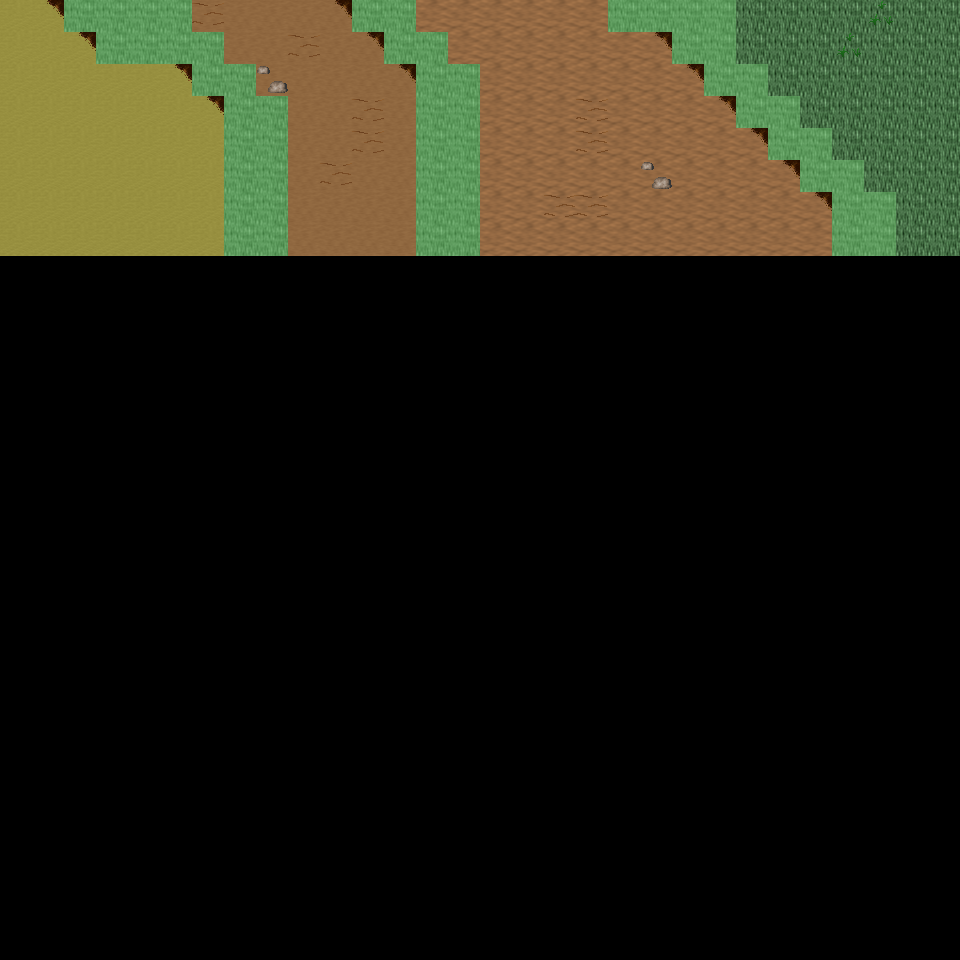

Below is a game level as drawn by its tile map, then a one-line description and the .tmx that defines it (tile-layer data replaced by summaries):
An orthogonal 30x30 tile map with 32x32 px tiles, 6 tile layers (Ground, Object, Object2, Above, ...), 24 tilesets and 6 objects (6x mapExit).

<map version="1.0" orientation="orthogonal" renderorder="right-down" width="30" height="30" tilewidth="32" tileheight="32" nextobjectid="7">
  <tileset firstgid="1" name="tileset_ground_ground" tilewidth="32" tileheight="32" tilecount="33" columns="3">
    <image source="../drawable/tileset_ground_ground.png" width="96" height="352" />
  </tileset>
  <tileset firstgid="34" name="tileset_ground_ridge_earth_dark" tilewidth="32" tileheight="32" tilecount="96" columns="12">
    <image source="../drawable/tileset_ground_ridge_earth_dark.png" width="384" height="256" />
  </tileset>
  <tileset firstgid="130" name="tileset_plant_grasses" tilewidth="32" tileheight="32" tilecount="6" columns="3">
    <image source="../drawable/tileset_plant_grasses.png" width="96" height="64" />
  </tileset>
  <tileset firstgid="136" name="tileset_ground_grass_edges" tilewidth="32" tileheight="32" tilecount="36" columns="12">
    <image source="../drawable/tileset_ground_grass_edges.png" width="384" height="96" />
  </tileset>
  <tileset firstgid="172" name="tileset_ground_rock_pebbles" tilewidth="32" tileheight="32" tilecount="3" columns="1">
    <image source="../drawable/tileset_ground_rock_pebbles.png" width="32" height="96" />
  </tileset>
  <tileset firstgid="175" name="tileset_plant_flower_daisy_blue" tilewidth="32" tileheight="32" tilecount="8" columns="2">
    <image source="../drawable/tileset_plant_flower_daisy_blue.png" width="64" height="128" />
  </tileset>
  <tileset firstgid="183" name="tileset_plant_flower_daisy_white" tilewidth="32" tileheight="32" tilecount="8" columns="2">
    <image source="../drawable/tileset_plant_flower_daisy_white.png" width="64" height="128" />
  </tileset>
  <tileset firstgid="191" name="tileset_ground_cobbled_paving" tilewidth="32" tileheight="32" tilecount="1" columns="1">
    <image source="../drawable/tileset_ground_cobbled_paving.png" width="32" height="32" />
  </tileset>
  <tileset firstgid="192" name="tileset_item_pot_dark_barrel" tilewidth="32" tileheight="32" tilecount="2" columns="1">
    <image source="../drawable/tileset_item_pot_dark_barrel.png" width="32" height="64" />
  </tileset>
  <tileset firstgid="194" name="tileset_item_statue_green_stone" tilewidth="32" tileheight="32" tilecount="12" columns="4">
    <image source="../drawable/tileset_item_statue_green_stone.png" width="128" height="96" />
  </tileset>
  <tileset firstgid="206" name="tileset_logic_creature_orc" tilewidth="32" tileheight="32" tilecount="6" columns="6">
    <image source="../drawable/tileset_logic_creature_orc.png" width="192" height="32" />
  </tileset>
  <tileset firstgid="212" name="tileset_logic_creature_gnome" tilewidth="32" tileheight="32" tilecount="6" columns="6">
    <image source="../drawable/tileset_logic_creature_gnome.png" width="192" height="32" />
  </tileset>
  <tileset firstgid="218" name="tileset_logic_creature_animal" tilewidth="32" tileheight="32" tilecount="32" columns="8">
    <image source="../drawable/tileset_logic_creature_animal.png" width="256" height="128" />
  </tileset>
  <tileset firstgid="250" name="tileset_logic_item_sign" tilewidth="32" tileheight="32" tilecount="1" columns="1">
    <image source="../drawable/tileset_logic_item_sign.png" width="32" height="32" />
  </tileset>
  <tileset firstgid="251" name="tileset_logic_collision" tilewidth="32" tileheight="32" tilecount="1" columns="1">
    <image source="../drawable/tileset_logic_collision.png" width="32" height="32" />
  </tileset>
  <tileset firstgid="252" name="tileset_logic_portal" tilewidth="32" tileheight="32" tilecount="24" columns="8">
    <image source="../drawable/tileset_logic_portal.png" width="256" height="96" />
  </tileset>
  <tileset firstgid="276" name="tileset_ground_pothole" tilewidth="32" tileheight="32" tilecount="4" columns="4">
    <image source="../drawable/tileset_ground_pothole.png" width="128" height="32" />
  </tileset>
  <tileset firstgid="280" name="tileset_object_suspension_bridge" tilewidth="32" tileheight="32" tilecount="24" columns="3">
    <image source="../drawable/tileset_object_suspension_bridge.png" width="96" height="256" />
  </tileset>
  <tileset firstgid="304" name="tileset_item_corpse_huge_animal" tilewidth="32" tileheight="32" tilecount="16" columns="2">
    <image source="../drawable/tileset_item_corpse_huge_animal.png" width="64" height="256" />
  </tileset>
  <tileset firstgid="320" name="tileset_ground_green_paving" tilewidth="32" tileheight="32" tilecount="18" columns="3">
    <image source="../drawable/tileset_ground_green_paving.png" width="96" height="192" />
  </tileset>
  <tileset firstgid="338" name="tileset_logic_protection" tilewidth="32" tileheight="32" tilecount="2" columns="2">
    <image source="../drawable/tileset_logic_protection.png" width="64" height="32" />
  </tileset>
  <tileset firstgid="340" name="tileset_building_chimney_smoke" tilewidth="32" tileheight="32" tilecount="40" columns="4">
    <image source="../drawable/tileset_building_chimney_smoke.png" width="128" height="320" />
  </tileset>
  <tileset firstgid="380" name="tileset_building_huts" tilewidth="32" tileheight="32" tilecount="338" columns="26">
    <image source="../drawable/tileset_building_huts.png" width="832" height="416" />
  </tileset>
  <tileset firstgid="718" name="tileset_light_door_light" tilewidth="32" tileheight="32" tilecount="12" columns="3">
    <image source="../drawable/tileset_light_door_light.png" width="96" height="128" />
  </tileset>
  <layer name="Ground" width="30" height="30">
    <data>[900 cells, 240 non-empty, 4 distinct tile ids]</data>
  </layer>
  <layer name="Object" width="30" height="30">
    <data>[900 cells, 78 non-empty, 11 distinct tile ids]</data>
  </layer>
  <layer name="Object2" width="30" height="30">
    <data>[900 cells, 4 non-empty, 2 distinct tile ids]</data>
  </layer>
  <layer name="Above" width="30" height="30">
    <data>[900 cells, 0 non-empty, 0 distinct tile ids]</data>
  </layer>
  <layer name="Above2" width="30" height="30">
    <data>[900 cells, 0 non-empty, 0 distinct tile ids]</data>
  </layer>
  <layer name="Walkable" width="30" height="30">
    <data>[900 cells, 54 non-empty, 1 distinct tile ids]</data>
  </layer>
  <objectgroup name="MapEvents">
    <object id="1" name="north" type="mapExit" x="0" y="0" width="64" height="32">
      <properties>
        <property name="map" value="level_0_x188_y28" />
        <property name="x" value="0" />
        <property name="y" value="28" />
      </properties>
    </object>
    <object id="2" name="north2" type="mapExit" x="192" y="0" width="160" height="32">
      <properties>
        <property name="map" value="level_0_x188_y28" />
        <property name="x" value="6" />
        <property name="y" value="28" />
      </properties>
    </object>
    <object id="3" name="north3" type="mapExit" x="416" y="0" width="192" height="32">
      <properties>
        <property name="map" value="level_0_x188_y28" />
        <property name="x" value="13" />
        <property name="y" value="28" />
      </properties>
    </object>
    <object id="4" name="north4" type="mapExit" x="736" y="0" width="224" height="32">
      <properties>
        <property name="map" value="level_0_x188_y28" />
        <property name="x" value="23" />
        <property name="y" value="28" />
      </properties>
    </object>
    <object id="5" name="west" type="mapExit" x="0" y="0" width="32" height="960">
      <properties>
        <property name="map" value="level_0_x187_y29" />
        <property name="x" value="28" />
        <property name="y" value="0" />
      </properties>
    </object>
    <object id="6" name="east" type="mapExit" x="928" y="0" width="32" height="960">
      <properties>
        <property name="map" value="level_0_x189_y29" />
        <property name="x" value="1" />
        <property name="y" value="0" />
      </properties>
    </object>
  </objectgroup>
</map>
